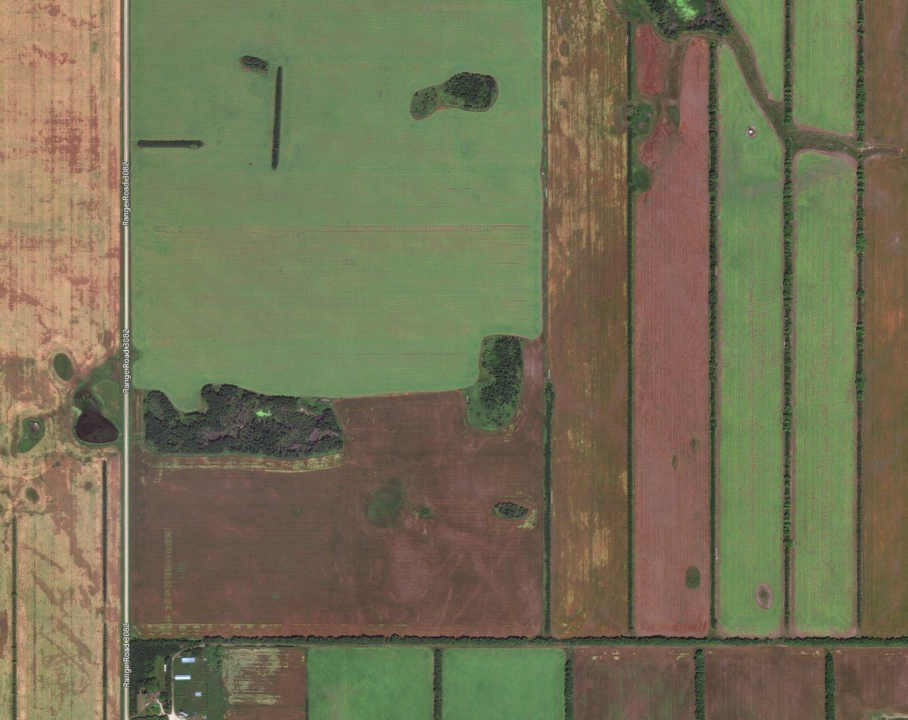
#> input picture test-images/image-52-107.png, 1815 x 1439 px, found by its file name (shown at 1/2 size)
$ python cv2-test.py
#> lines starting #> are read from the running program, lines starting #| are printed output that depends on the picture; after the words box and inside, x2 and y2 are one past the last pixel; in counts of white or black regions, pixels touching at a corner belong together
# -*- coding: utf-8 -*-
"""
Created on Sat Feb  5 12:26:03 2022

@author: user1

Sources:
    https://medium.com/@jamesthesken/crop-row-detection-using-python-and-opencv-93e456ddd974
"""


#import dependencies
import cv2
import numpy as np
import matplotlib.pyplot as plt
#load image using cv's imread(nameoffile)
image = cv2.imread('test-images/image-52-107.png')
#> image is the input picture: shape (1439, 1815, 3); mean B, G, R 84.9, 112.6, 116.3


#split the image into blue, green, and red channels
b,g,r = cv2.split(image)
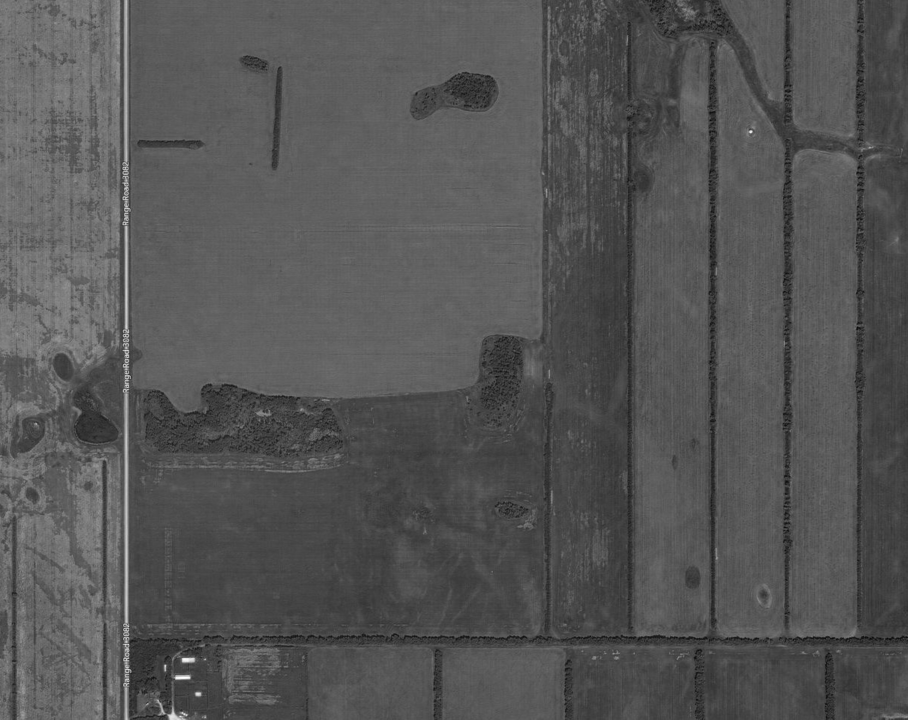
#> b: shape (1439, 1815) (shown at 1/2 size); min 3, max 255, mean 84.9
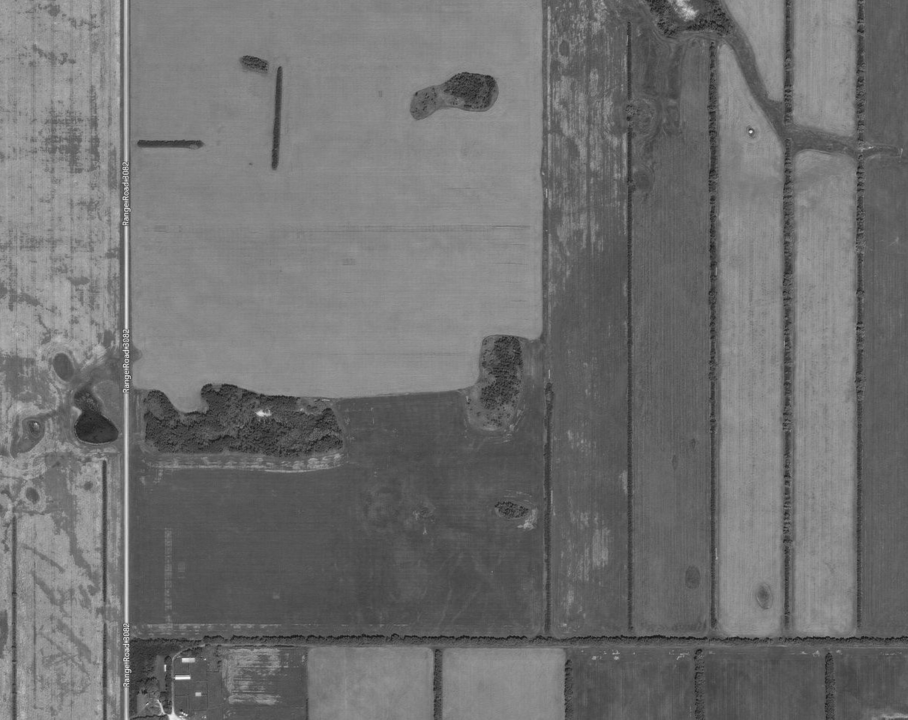
#> g: shape (1439, 1815) (shown at 1/2 size); min 9, max 254, mean 112.6
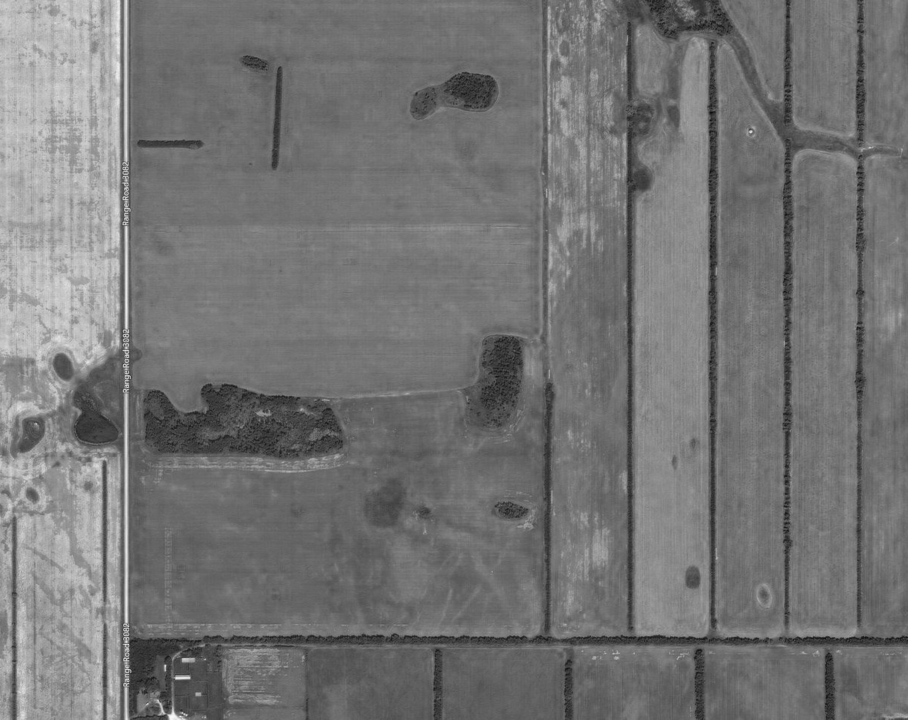
#> r: shape (1439, 1815) (shown at 1/2 size); min 9, max 249, mean 116.3
#here we 'amplify' the color green to stand out, without red/blue
gscale = 4*g-r-b #we are going to refer to this as our grayscale image
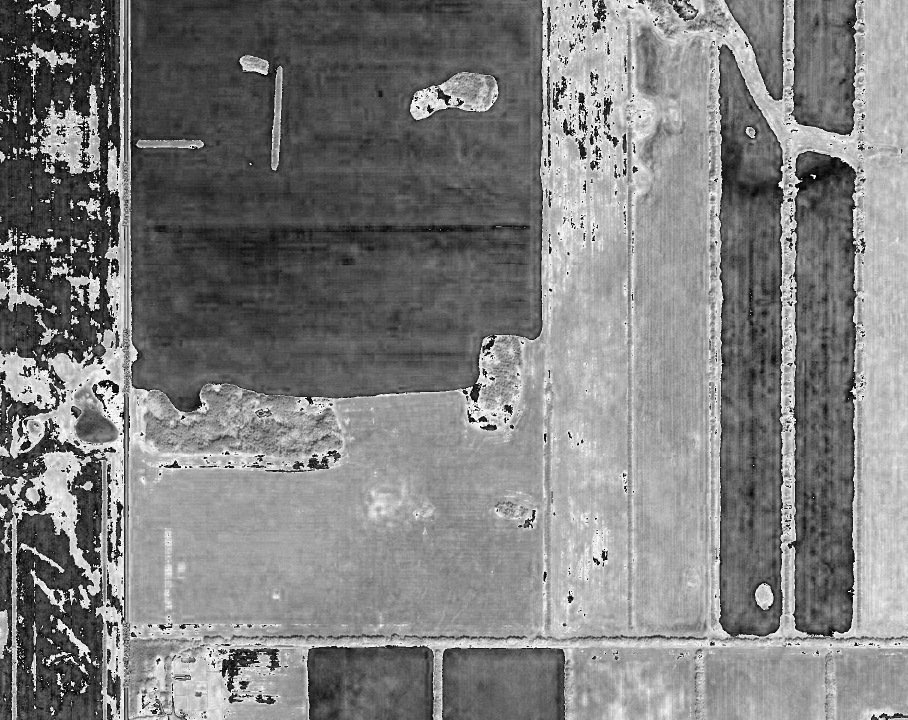
#> gscale: shape (1439, 1815) (shown at 1/2 size); min 0, max 255, mean 126.5
#Canny edge detection
gscale = cv2.Canny(gscale,280,290,apertureSize = 3)
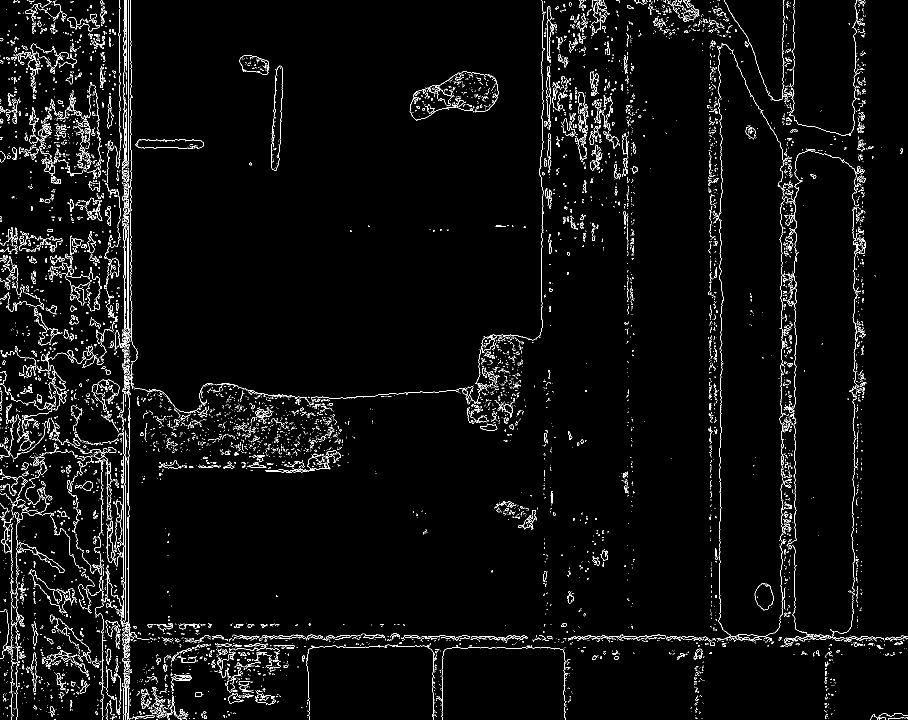
#> gscale: shape (1439, 1815) (shown at 1/2 size); 3.4% white in thin lines or dots
#checking the results (good practice)
"""plt.figure()
plt.plot(), plt.imshow(gscale)
plt.title('Canny Edge-Detection Results')
plt.xticks([]), plt.yticks([])
plt.show()"""


size = np.size(gscale) #returns the product of the array dimensions
#> size = 2611785
skel = np.zeros(gscale.shape,np.uint8) #array of zeros
ret,gscale = cv2.threshold(gscale,128,255,0) #thresholding the image
element = cv2.getStructuringElement(cv2.MORPH_CROSS,(3,3))
done = False
while( not done):
    eroded = cv2.erode(gscale,element)
    temp = cv2.dilate(eroded,element)
    temp = cv2.subtract(gscale,temp)
    skel = cv2.bitwise_or(skel,temp)
    gscale = eroded.copy()
    zeros = size - cv2.countNonZero(gscale)
    if zeros==size:
        done = True
#> this loop made 2 passes
#> zeros on passes 1 to 2: 2611767, 2611785
#> pass 1, `eroded = cv2.erode(gscale,element)`:
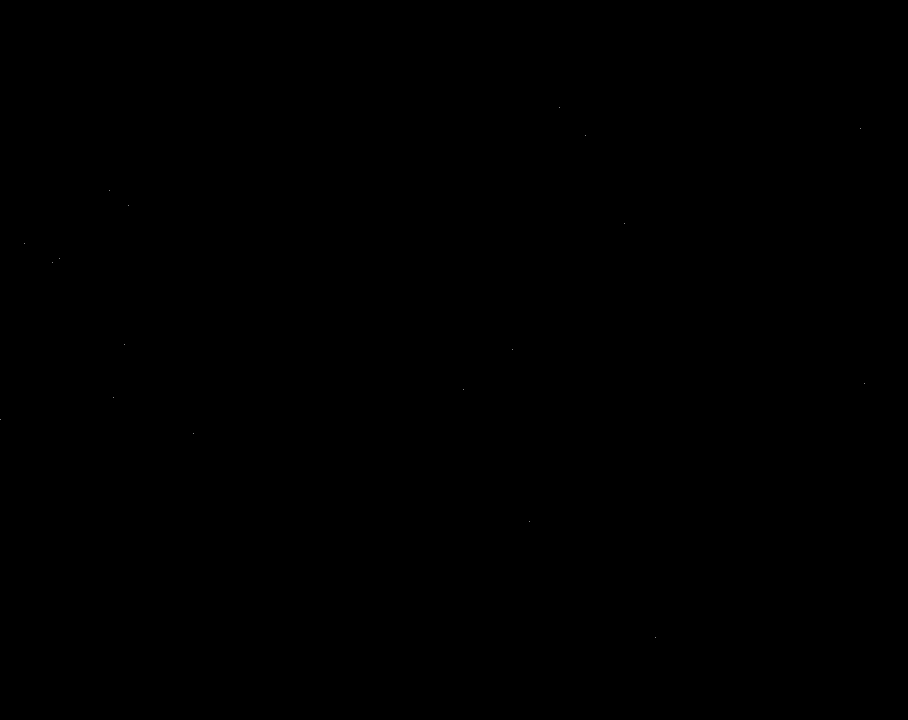
#> eroded: shape (1439, 1815) (shown at 1/2 size); 0% white in thin lines or dots, all inside (x1, y1, x2, y2) = (0, 214, 1730, 1276)
#> after the loop: skel: shape (1439, 1815); 3.4% white in thin lines or dots

lines = cv2.HoughLines(skel,1,np.pi/180,130)
#> lines = 1101 rows, first 8: [250, 0], [257, 0], [248, 0], [253, 0], [1276, 1.57], [1273, 1.57], [261, 0.0175], [265, 0.0175]
a,b,c = lines.shape
#> a = 1101; b = 1; c = 2
for i in range(a):
    rho = lines[i][0][0]
    theta = lines[i][0][1]
    a = np.cos(theta)
    b = np.sin(theta)
    x0 = a*rho
    y0 = b*rho
    x1 = int(x0 + 1000*(-b))
    y1 = int(y0 + 1000*(a))
    x2 = int(x0 - 1000*(-b))
    y2 = int(y0 - 1000*(a))
    cv2.line(image,(x1,y1),(x2,y2),(0,0,255),2, cv2.LINE_AA)
#> this loop made 1101 passes
#> (rho, theta, a, b, x0, y0, x1, y1) on passes 1 to 3: (250, 0, 1, 0, 250, 0, 250, 1000), (257, 0, 1, 0, 257, 0, 257, 1000), (248, 0, 1, 0, 248, 0, 248, 1000)
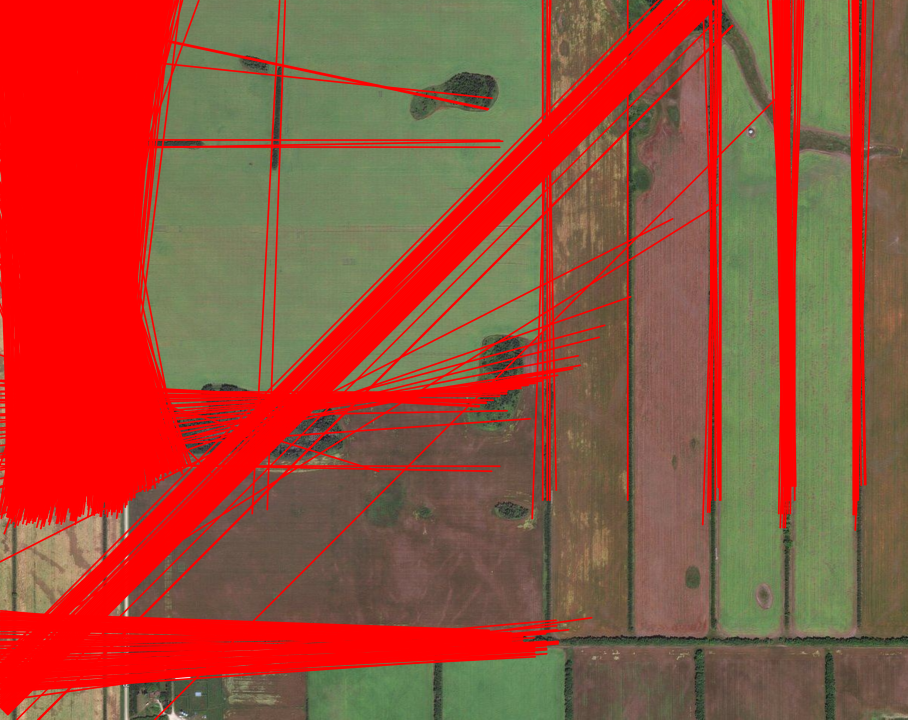
#> image: shape (1439, 1815, 3) (shown at 1/2 size); mean B, G, R 58.2, 78, 154.7

# resulting image:
plt.plot(),plt.imshow(skel,cmap='gray')
plt.title('Skeletal Image'), plt.xticks([]), plt.yticks([])
plt.show()

$ run again, with test-images/IsolatedHouse.png copied over test-images/image-52-107.png
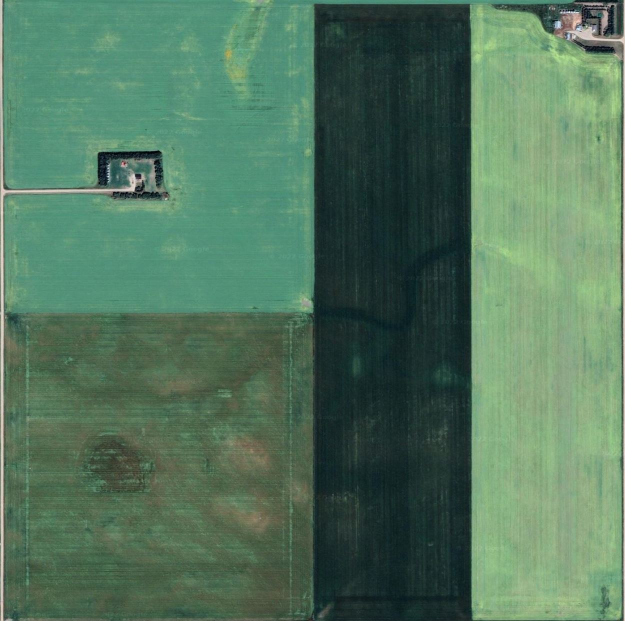
#> input picture test-images/IsolatedHouse.png, 1250 x 1242 px, found by its file name (shown at 1/2 size)
#> image is the input picture: shape (1242, 1250, 3); mean B, G, R 92.4, 116.5, 82.1
#> `gscale = cv2.Canny(gscale,280,290,apertureSize = 3)`:
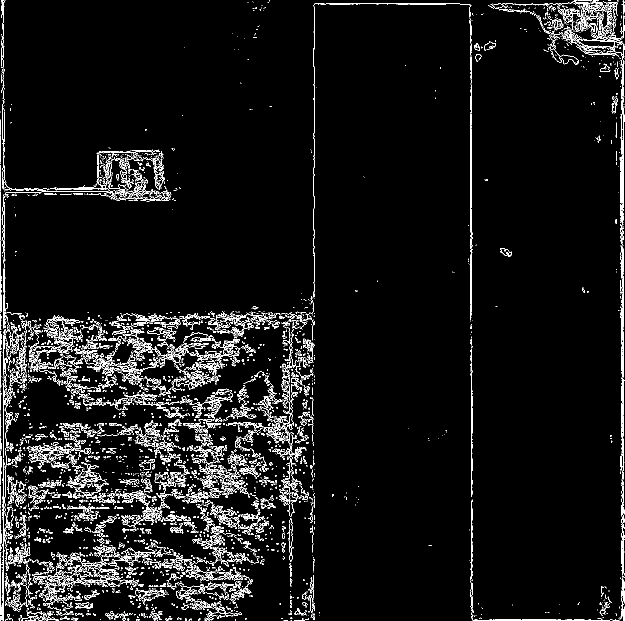
#> gscale: shape (1242, 1250) (shown at 1/2 size); 5.2% white in thin lines or dots
#> size = 1552500
#> the loop `while( not done):` made 2 passes
#> zeros on passes 1 to 2: 1552454, 1552500
#> the loop `for i in range(a):` made 5823 passes
#> (rho, theta, a, b, x0, y0, x1, y1) on passes 1 to 3: (1247, 0, 1, 0, 1247, 0, 1247, 1000), (7, 0, 1, 0, 7, 0, 7, 1000), (942, 0, 1, 0, 942, 0, 942, 1000)
#> after the loop `for i in range(a):`:
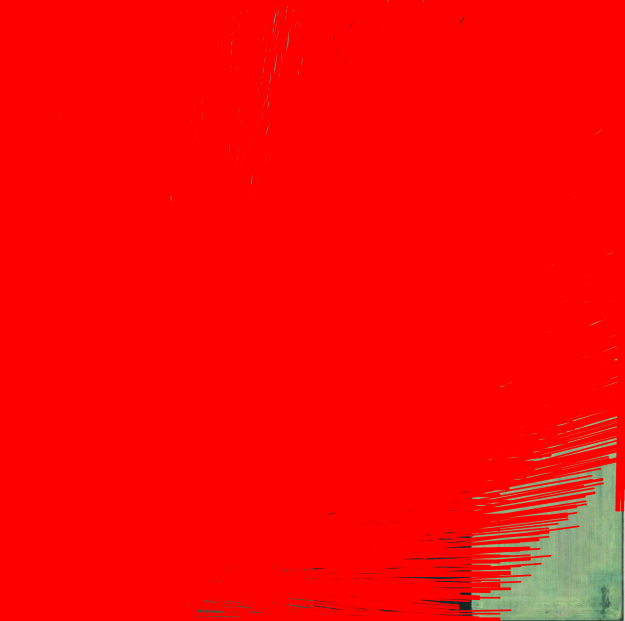
#> image: shape (1242, 1250, 3) (shown at 1/2 size); mean B, G, R 5.5, 7.3, 249.5

$ run again, with test-images/LotsOfTrees.png copied over test-images/image-52-107.png
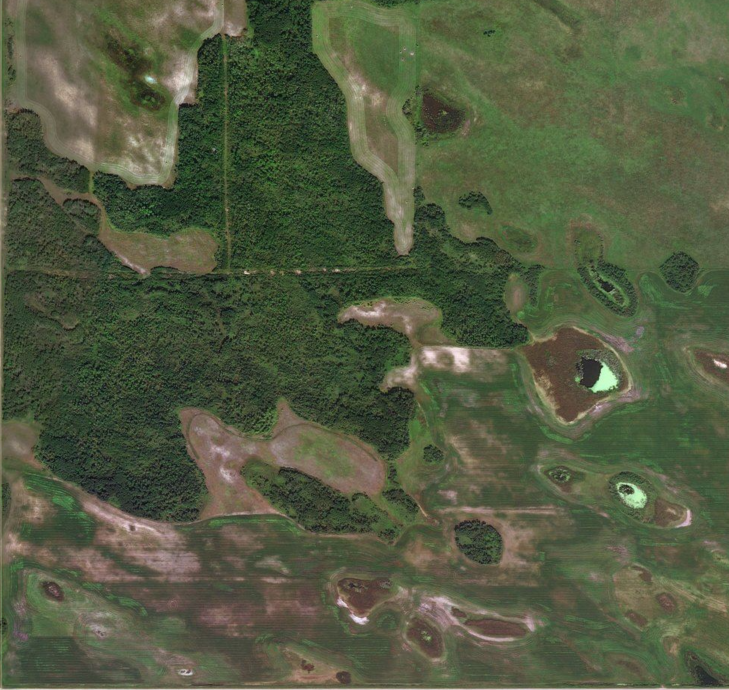
#> input picture test-images/LotsOfTrees.png, 1457 x 1380 px, found by its file name (shown at 1/2 size)
#> image is the input picture: shape (1380, 1457, 3); mean B, G, R 65.3, 90.7, 82.8
#> `gscale = cv2.Canny(gscale,280,290,apertureSize = 3)`:
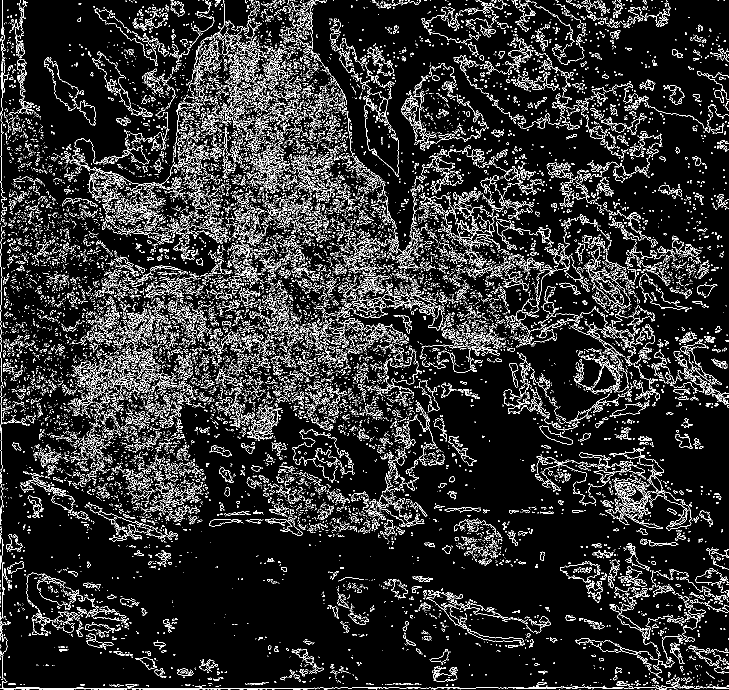
#> gscale: shape (1380, 1457) (shown at 1/2 size); 10.7% white in thin lines or dots
#> size = 2010660
#> the loop `while( not done):` made 2 passes
#> zeros on passes 1 to 2: 2010574, 2010660
#> the loop `for i in range(a):` made 27521 passes
#> (rho, theta, a, b, x0, y0, x1, y1) on passes 1 to 3: (1376, 1.57, -4.37e-08, 1, -6.01e-05, 1376, -1000, 1375), (-187, 2.36, -0.707, 0.707, 132.2, -132.2, -574, -839), (-168, 2.36, -0.707, 0.707, 118.8, -118.8, -588, -825)
#> after the loop `for i in range(a):`:
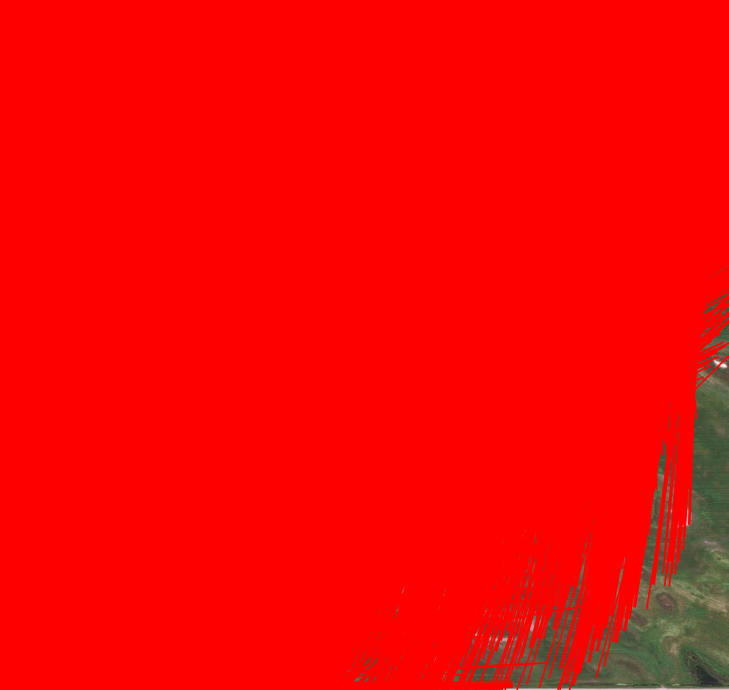
#> image: shape (1380, 1457, 3) (shown at 1/2 size); mean B, G, R 4, 5.6, 245.4
